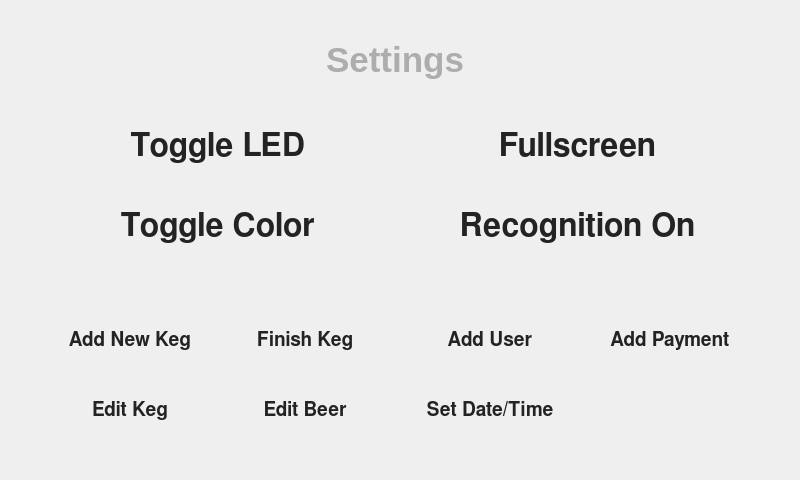
<?xml version="1.0" encoding="UTF-8"?>
<ui version="4.0">
 <class>SettingsWindow</class>
 <widget class="QMainWindow" name="SettingsWindow">
  <property name="geometry">
   <rect>
    <x>0</x>
    <y>0</y>
    <width>800</width>
    <height>480</height>
   </rect>
  </property>
  <property name="windowTitle">
   <string>Settings</string>
  </property>
  <property name="windowIcon">
   <iconset>
    <normaloff>:/images/Logo.png</normaloff>:/images/Logo.png</iconset>
  </property>
  <widget class="QWidget" name="centralwidget">
   <property name="styleSheet">
    <string notr="true">color: rgb(35, 35, 35);</string>
   </property>
   <widget class="QWidget" name="background" native="true">
    <property name="geometry">
     <rect>
      <x>-2</x>
      <y>-2</y>
      <width>804</width>
      <height>484</height>
     </rect>
    </property>
    <property name="styleSheet">
     <string notr="true">background-image: url(:/images/BlankBackground.png);</string>
    </property>
   </widget>
   <widget class="QPushButton" name="closeButton">
    <property name="geometry">
     <rect>
      <x>680</x>
      <y>30</y>
      <width>66</width>
      <height>66</height>
     </rect>
    </property>
    <property name="focusPolicy">
     <enum>Qt::NoFocus</enum>
    </property>
    <property name="styleSheet">
     <string notr="true">background-image: url(:/images/CloseButton.png);</string>
    </property>
    <property name="text">
     <string/>
    </property>
    <property name="flat">
     <bool>true</bool>
    </property>
   </widget>
   <widget class="QPushButton" name="option1Button">
    <property name="geometry">
     <rect>
      <x>45</x>
      <y>110</y>
      <width>345</width>
      <height>72</height>
     </rect>
    </property>
    <property name="font">
     <font>
      <family>FreeSans</family>
      <pointsize>24</pointsize>
      <weight>75</weight>
      <bold>true</bold>
     </font>
    </property>
    <property name="focusPolicy">
     <enum>Qt::NoFocus</enum>
    </property>
    <property name="styleSheet">
     <string notr="true">background-image: url(:/images/PlainButton.png);</string>
    </property>
    <property name="text">
     <string>Toggle LED</string>
    </property>
    <property name="flat">
     <bool>true</bool>
    </property>
   </widget>
   <widget class="QPushButton" name="option2Button">
    <property name="geometry">
     <rect>
      <x>405</x>
      <y>110</y>
      <width>345</width>
      <height>72</height>
     </rect>
    </property>
    <property name="font">
     <font>
      <family>FreeSans</family>
      <pointsize>24</pointsize>
      <weight>75</weight>
      <bold>true</bold>
     </font>
    </property>
    <property name="focusPolicy">
     <enum>Qt::NoFocus</enum>
    </property>
    <property name="styleSheet">
     <string notr="true">background-image: url(:/images/PlainButton.png);</string>
    </property>
    <property name="text">
     <string>Fullscreen</string>
    </property>
    <property name="flat">
     <bool>true</bool>
    </property>
   </widget>
   <widget class="QPushButton" name="option3Button">
    <property name="geometry">
     <rect>
      <x>45</x>
      <y>190</y>
      <width>345</width>
      <height>72</height>
     </rect>
    </property>
    <property name="font">
     <font>
      <family>FreeSans</family>
      <pointsize>24</pointsize>
      <weight>75</weight>
      <bold>true</bold>
     </font>
    </property>
    <property name="focusPolicy">
     <enum>Qt::NoFocus</enum>
    </property>
    <property name="styleSheet">
     <string notr="true">background-image: url(:/images/PlainButton.png);</string>
    </property>
    <property name="text">
     <string>Toggle Color</string>
    </property>
    <property name="flat">
     <bool>true</bool>
    </property>
   </widget>
   <widget class="QPushButton" name="option4Button">
    <property name="geometry">
     <rect>
      <x>405</x>
      <y>190</y>
      <width>345</width>
      <height>72</height>
     </rect>
    </property>
    <property name="font">
     <font>
      <family>FreeSans</family>
      <pointsize>24</pointsize>
      <weight>75</weight>
      <bold>true</bold>
     </font>
    </property>
    <property name="focusPolicy">
     <enum>Qt::NoFocus</enum>
    </property>
    <property name="styleSheet">
     <string notr="true">background-image: url(:/images/PlainButton.png);</string>
    </property>
    <property name="text">
     <string>Recognition On</string>
    </property>
    <property name="flat">
     <bool>true</bool>
    </property>
   </widget>
   <widget class="QPushButton" name="addKegButton">
    <property name="geometry">
     <rect>
      <x>50</x>
      <y>310</y>
      <width>160</width>
      <height>60</height>
     </rect>
    </property>
    <property name="font">
     <font>
      <family>FreeSans</family>
      <pointsize>14</pointsize>
      <weight>75</weight>
      <bold>true</bold>
     </font>
    </property>
    <property name="focusPolicy">
     <enum>Qt::NoFocus</enum>
    </property>
    <property name="styleSheet">
     <string notr="true">border-image: url(:/images/PlainButton.png) 14; border: 14;</string>
    </property>
    <property name="text">
     <string>Add New Keg</string>
    </property>
    <property name="flat">
     <bool>true</bool>
    </property>
   </widget>
   <widget class="QPushButton" name="finishKegButton">
    <property name="geometry">
     <rect>
      <x>220</x>
      <y>310</y>
      <width>170</width>
      <height>60</height>
     </rect>
    </property>
    <property name="font">
     <font>
      <family>FreeSans</family>
      <pointsize>14</pointsize>
      <weight>75</weight>
      <bold>true</bold>
     </font>
    </property>
    <property name="focusPolicy">
     <enum>Qt::NoFocus</enum>
    </property>
    <property name="styleSheet">
     <string notr="true">border-image: url(:/images/PlainButton.png) 14; border: 14;</string>
    </property>
    <property name="text">
     <string>Finish Keg</string>
    </property>
    <property name="flat">
     <bool>true</bool>
    </property>
   </widget>
   <widget class="QPushButton" name="editKegButton">
    <property name="geometry">
     <rect>
      <x>50</x>
      <y>380</y>
      <width>160</width>
      <height>60</height>
     </rect>
    </property>
    <property name="font">
     <font>
      <family>FreeSans</family>
      <pointsize>14</pointsize>
      <weight>75</weight>
      <bold>true</bold>
     </font>
    </property>
    <property name="focusPolicy">
     <enum>Qt::NoFocus</enum>
    </property>
    <property name="styleSheet">
     <string notr="true">border-image: url(:/images/PlainButton.png) 14; border: 14;</string>
    </property>
    <property name="text">
     <string>Edit Keg</string>
    </property>
    <property name="flat">
     <bool>true</bool>
    </property>
   </widget>
   <widget class="QPushButton" name="editBeerButton">
    <property name="geometry">
     <rect>
      <x>220</x>
      <y>380</y>
      <width>170</width>
      <height>60</height>
     </rect>
    </property>
    <property name="font">
     <font>
      <family>FreeSans</family>
      <pointsize>14</pointsize>
      <weight>75</weight>
      <bold>true</bold>
     </font>
    </property>
    <property name="focusPolicy">
     <enum>Qt::NoFocus</enum>
    </property>
    <property name="styleSheet">
     <string notr="true">border-image: url(:/images/PlainButton.png) 14; border: 14;</string>
    </property>
    <property name="text">
     <string>Edit Beer</string>
    </property>
    <property name="flat">
     <bool>true</bool>
    </property>
   </widget>
   <widget class="QPushButton" name="setTimeButton">
    <property name="geometry">
     <rect>
      <x>410</x>
      <y>380</y>
      <width>160</width>
      <height>60</height>
     </rect>
    </property>
    <property name="font">
     <font>
      <family>FreeSans</family>
      <pointsize>14</pointsize>
      <weight>75</weight>
      <bold>true</bold>
     </font>
    </property>
    <property name="focusPolicy">
     <enum>Qt::NoFocus</enum>
    </property>
    <property name="styleSheet">
     <string notr="true">border-image: url(:/images/PlainButton.png) 14; border: 14;</string>
    </property>
    <property name="text">
     <string>Set Date/Time</string>
    </property>
    <property name="flat">
     <bool>true</bool>
    </property>
   </widget>
   <widget class="QPushButton" name="addUserButton">
    <property name="geometry">
     <rect>
      <x>410</x>
      <y>310</y>
      <width>160</width>
      <height>60</height>
     </rect>
    </property>
    <property name="font">
     <font>
      <family>FreeSans</family>
      <pointsize>14</pointsize>
      <weight>75</weight>
      <bold>true</bold>
     </font>
    </property>
    <property name="focusPolicy">
     <enum>Qt::NoFocus</enum>
    </property>
    <property name="styleSheet">
     <string notr="true">border-image: url(:/images/PlainButton.png) 14; border: 14;</string>
    </property>
    <property name="text">
     <string>Add User</string>
    </property>
    <property name="flat">
     <bool>true</bool>
    </property>
   </widget>
   <widget class="QPushButton" name="addPaymentButton">
    <property name="geometry">
     <rect>
      <x>590</x>
      <y>310</y>
      <width>160</width>
      <height>60</height>
     </rect>
    </property>
    <property name="font">
     <font>
      <family>FreeSans</family>
      <pointsize>14</pointsize>
      <weight>75</weight>
      <bold>true</bold>
     </font>
    </property>
    <property name="focusPolicy">
     <enum>Qt::NoFocus</enum>
    </property>
    <property name="styleSheet">
     <string notr="true">border-image: url(:/images/PlainButton.png) 14; border: 14;</string>
    </property>
    <property name="text">
     <string>Add Payment</string>
    </property>
    <property name="flat">
     <bool>true</bool>
    </property>
   </widget>
   <widget class="QLabel" name="label">
    <property name="geometry">
     <rect>
      <x>220</x>
      <y>30</y>
      <width>350</width>
      <height>60</height>
     </rect>
    </property>
    <property name="font">
     <font>
      <pointsize>26</pointsize>
      <weight>75</weight>
      <bold>true</bold>
     </font>
    </property>
    <property name="styleSheet">
     <string notr="true">color:rgb(173,173,173);</string>
    </property>
    <property name="text">
     <string>Settings</string>
    </property>
    <property name="alignment">
     <set>Qt::AlignCenter</set>
    </property>
   </widget>
  </widget>
 </widget>
 <resources/>
 <connections/>
</ui>
